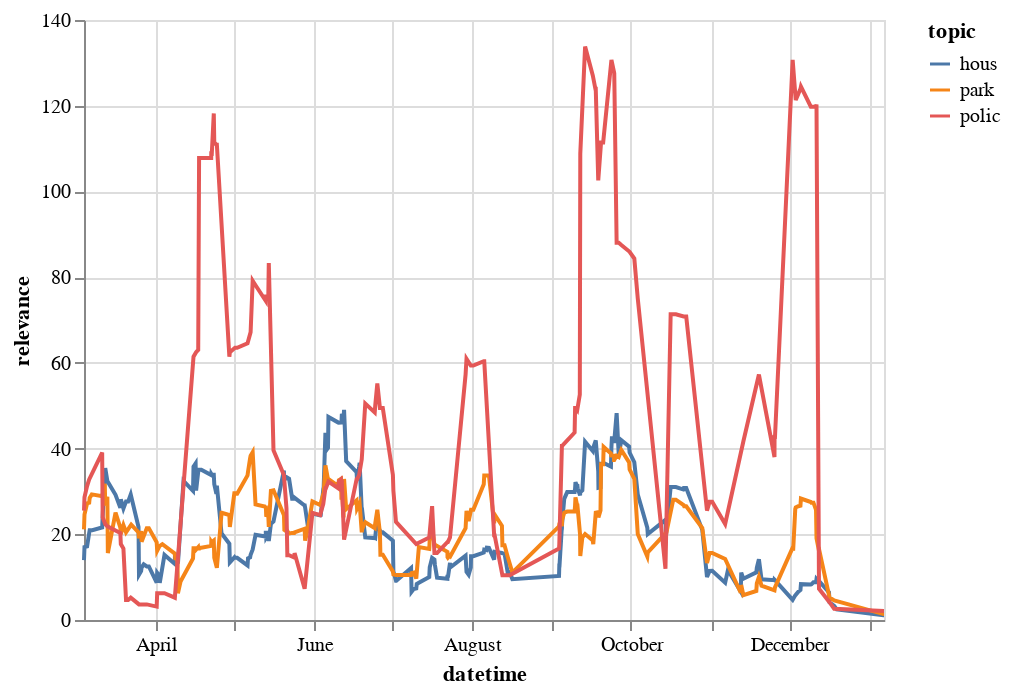

Notebook code cell kept with this figure:
### Code cell
get_trends(["housing", "police", "parks"])

### Figure 1 — Vega-Lite specification as saved in the notebook (floating-point values rounded to 4 significant figures; data arrays with more than 128 entries replaced by an {"elided": "..."} marker saying what was removed)
{"config": {"view": {"continuousWidth": 400, "continuousHeight": 300}}, "data": {"name": "data-f7dcf2ab2e023bb44de9e7bd6a60abcf"}, "mark": "line", "encoding": {"color": {"type": "nominal", "field": "topic"}, "tooltip": [{"type": "nominal", "field": "topic"}, {"type": "temporal", "field": "datetime"}, {"type": "quantitative", "field": "relevance"}], "x": {"type": "temporal", "field": "datetime"}, "y": {"type": "quantitative", "field": "relevance"}}, "$schema": "https://vega.github.io/schema/vega-lite/v4.0.0.json", "datasets": {"data-f7dcf2ab2e023bb44de9e7bd6a60abcf": {"elided": "655 records"}}}
